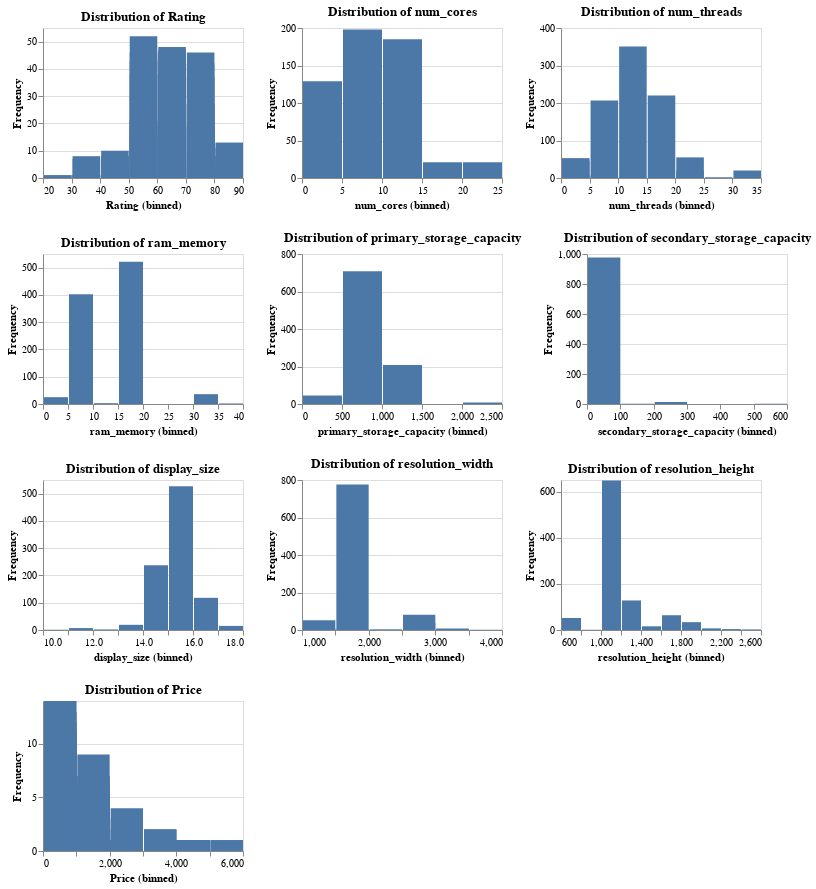

The notebook cell this image was saved under:
### Code cell
import altair as alt

# Create a list of columns for which we want to create histograms
columns = ['Rating', 'num_cores', 'num_threads', 'ram_memory', 
           'primary_storage_capacity', 'secondary_storage_capacity', 
           'display_size', 'resolution_width', 'resolution_height', 'Price']

# Create a chart for each column and store them in a list
charts = [
    alt.Chart(df).mark_bar().encode(
        x=alt.X(f'{col}:Q', bin=True),  # Q for quantitative data
        y=alt.Y('count()', title='Frequency'),
        tooltip=[alt.Tooltip(f'{col}:Q', title=col)]
    ).properties(
        title=f'Distribution of {col}',
        width=200,
        height=150
    )
    for col in columns
]

# Combine charts into a grid layout
chart_grid = alt.vconcat(*[
    alt.hconcat(*charts[i:i+3])  # 3 charts per row
    for i in range(0, len(charts), 3)
])

# Display the grid
chart_grid

### Figure 1 — Vega-Lite specification as saved in the notebook (floating-point values rounded to 4 significant figures; data arrays with more than 128 entries replaced by an {"elided": "..."} marker saying what was removed)
{"config": {"view": {"continuousWidth": 300, "continuousHeight": 300}}, "vconcat": [{"hconcat": [{"mark": {"type": "bar"}, "encoding": {"tooltip": [{"field": "Rating", "title": "Rating", "type": "quantitative"}], "x": {"bin": true, "field": "Rating", "type": "quantitative"}, "y": {"aggregate": "count", "title": "Frequency", "type": "quantitative"}}, "height": 150, "title": "Distribution of Rating", "width": 200}, {"mark": {"type": "bar"}, "encoding": {"tooltip": [{"field": "num_cores", "title": "num_cores", "type": "quantitative"}], "x": {"bin": true, "field": "num_cores", "type": "quantitative"}, "y": {"aggregate": "count", "title": "Frequency", "type": "quantitative"}}, "height": 150, "title": "Distribution of num_cores", "width": 200}, {"mark": {"type": "bar"}, "encoding": {"tooltip": [{"field": "num_threads", "title": "num_threads", "type": "quantitative"}], "x": {"bin": true, "field": "num_threads", "type": "quantitative"}, "y": {"aggregate": "count", "title": "Frequency", "type": "quantitative"}}, "height": 150, "title": "Distribution of num_threads", "width": 200}]}, {"hconcat": [{"mark": {"type": "bar"}, "encoding": {"tooltip": [{"field": "ram_memory", "title": "ram_memory", "type": "quantitative"}], "x": {"bin": true, "field": "ram_memory", "type": "quantitative"}, "y": {"aggregate": "count", "title": "Frequency", "type": "quantitative"}}, "height": 150, "title": "Distribution of ram_memory", "width": 200}, {"mark": {"type": "bar"}, "encoding": {"tooltip": [{"field": "primary_storage_capacity", "title": "primary_storage_capacity", "type": "quantitative"}], "x": {"bin": true, "field": "primary_storage_capacity", "type": "quantitative"}, "y": {"aggregate": "count", "title": "Frequency", "type": "quantitative"}}, "height": 150, "title": "Distribution of primary_storage_capacity", "width": 200}, {"mark": {"type": "bar"}, "encoding": {"tooltip": [{"field": "secondary_storage_capacity", "title": "secondary_storage_capacity", "type": "quantitative"}], "x": {"bin": true, "field": "secondary_storage_capacity", "type": "quantitative"}, "y": {"aggregate": "count", "title": "Frequency", "type": "quantitative"}}, "height": 150, "title": "Distribution of secondary_storage_capacity", "width": 200}]}, {"hconcat": [{"mark": {"type": "bar"}, "encoding": {"tooltip": [{"field": "display_size", "title": "display_size", "type": "quantitative"}], "x": {"bin": true, "field": "display_size", "type": "quantitative"}, "y": {"aggregate": "count", "title": "Frequency", "type": "quantitative"}}, "height": 150, "title": "Distribution of display_size", "width": 200}, {"mark": {"type": "bar"}, "encoding": {"tooltip": [{"field": "resolution_width", "title": "resolution_width", "type": "quantitative"}], "x": {"bin": true, "field": "resolution_width", "type": "quantitative"}, "y": {"aggregate": "count", "title": "Frequency", "type": "quantitative"}}, "height": 150, "title": "Distribution of resolution_width", "width": 200}, {"mark": {"type": "bar"}, "encoding": {"tooltip": [{"field": "resolution_height", "title": "resolution_height", "type": "quantitative"}], "x": {"bin": true, "field": "resolution_height", "type": "quantitative"}, "y": {"aggregate": "count", "title": "Frequency", "type": "quantitative"}}, "height": 150, "title": "Distribution of resolution_height", "width": 200}]}, {"hconcat": [{"mark": {"type": "bar"}, "encoding": {"tooltip": [{"field": "Price", "title": "Price", "type": "quantitative"}], "x": {"bin": true, "field": "Price", "type": "quantitative"}, "y": {"aggregate": "count", "title": "Frequency", "type": "quantitative"}}, "height": 150, "title": "Distribution of Price", "width": 200}]}], "data": {"name": "data-d4d64629781e7d112de3ed4c04c6dc12"}, "$schema": "https://vega.github.io/schema/vega-lite/v5.17.0.json", "datasets": {"data-d4d64629781e7d112de3ed4c04c6dc12": {"elided": "991 records"}}}
